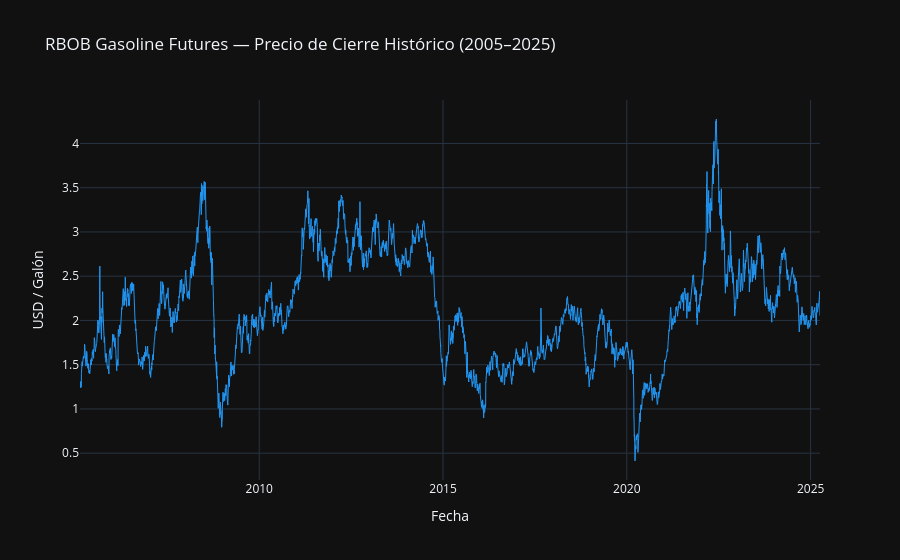
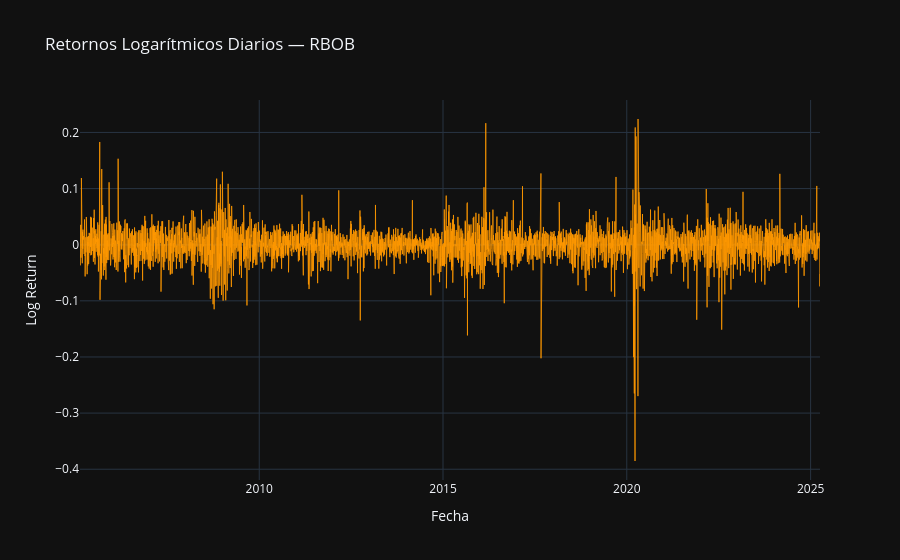
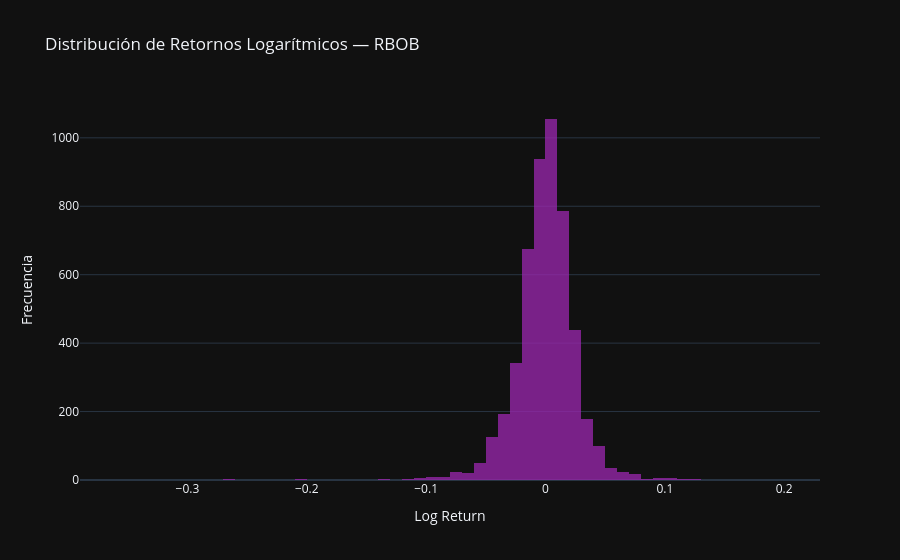
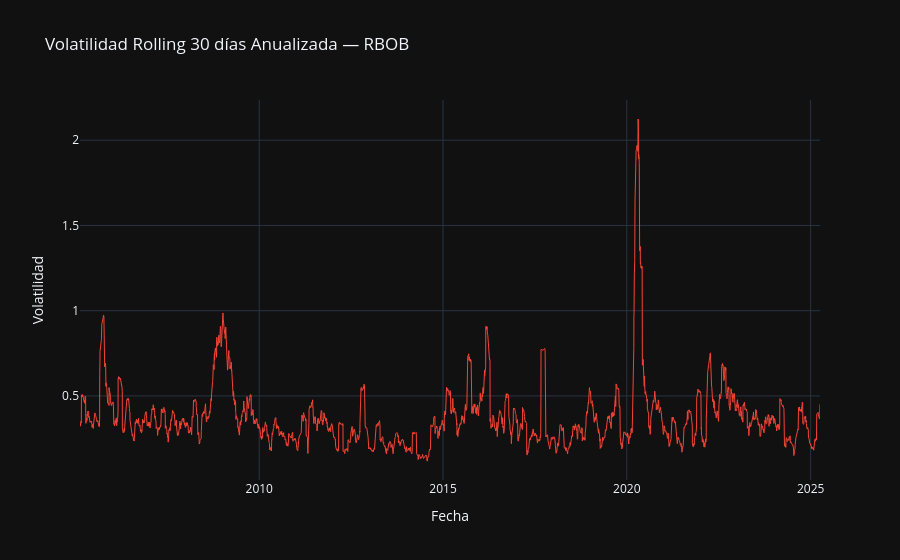

Source (notebook cell) for these figures, in order:
### Markdown cell above
**Interpretación de estadísticas descriptivas:**

- **Precio promedio histórico: $2.13/galón** con desviación estándar de $0.61, indicando alta dispersión. El rango va de **$0.41** (colapso COVID, abril 2020) a **$4.28** (crisis energética 2022), mostrando que la gasolina RBOB es extremadamente sensible a shocks externos.
- **Retorno diario promedio: +0.01%**, prácticamente cero — comportamiento esperado en series financieras eficientes. La desviación estándar de 2.7% diario es alta comparada con acciones de gran capitalización.
- **Mínimo de log_return: -38.5%** en un solo día, correspondiente al colapso de futuros energéticos durante COVID-19.
- **Volatilidad rolling promedio: 37.7% anualizada**, con picos de hasta 212% durante COVID, justificando el uso de GARCH para modelar volatilidad variable en el tiempo.

### 3.2 Visualizaciones

### Code cell
# Calcular retornos logarítmicos y volatilidad rolling
df_raw["log_return"] = np.log(df_raw["Close"] / df_raw["Close"].shift(1))
df_raw["vol_30"]     = df_raw["log_return"].rolling(30).std() * np.sqrt(252)
df_raw.dropna(inplace=True)

# ── Precio de cierre histórico ────────────────────────────
fig1 = go.Figure()
fig1.add_trace(go.Scatter(
    x=df_raw.index, y=df_raw["Close"],
    mode="lines", name="Close",
    line=dict(color="#2196F3", width=1)
))
fig1.update_layout(
    title="RBOB Gasoline Futures — Precio de Cierre Histórico (2005–2025)",
    xaxis_title="Fecha", yaxis_title="USD / Galón",
    template="plotly_dark", hovermode="x unified"
)
fig1.show()

# ── Retornos logarítmicos diarios ────────────────────────
fig2 = go.Figure()
fig2.add_trace(go.Scatter(
    x=df_raw.index, y=df_raw["log_return"],
    mode="lines", name="Log Return",
    line=dict(color="#FF9800", width=0.8)
))
fig2.update_layout(
    title="Retornos Logarítmicos Diarios — RBOB",
    xaxis_title="Fecha", yaxis_title="Log Return",
    template="plotly_dark", hovermode="x unified"
)
fig2.show()

# ── Distribución de retornos ──────────────────────────────
fig3 = go.Figure()
fig3.add_trace(go.Histogram(
    x=df_raw["log_return"], nbinsx=100,
    name="Log Returns", marker_color="#9C27B0", opacity=0.75
))
fig3.update_layout(
    title="Distribución de Retornos Logarítmicos — RBOB",
    xaxis_title="Log Return", yaxis_title="Frecuencia",
    template="plotly_dark"
)
fig3.show()

# ── Volatilidad rolling 30 días ───────────────────────────
fig4 = go.Figure()
fig4.add_trace(go.Scatter(
    x=df_raw.index, y=df_raw["vol_30"],
    mode="lines", name="Volatilidad Anualizada 30d",
    line=dict(color="#F44336", width=1)
))
fig4.update_layout(
    title="Volatilidad Rolling 30 días Anualizada — RBOB",
    xaxis_title="Fecha", yaxis_title="Volatilidad",
    template="plotly_dark", hovermode="x unified"
)
fig4.show()

# ── Volumen diario ────────────────────────────────────────
fig5 = go.Figure()
fig5.add_trace(go.Bar(
    x=df_raw.index, y=df_raw["Volume"],
    name="Volumen", marker_color="#4CAF50", opacity=0.6
))
fig5.update_layout(
    title="Volumen Diario — RBOB",
    xaxis_title="Fecha", yaxis_title="Contratos",
    template="plotly_dark"
)
fig5.show()

### Figure 1 — Plotly figure (JSON) as saved in the notebook; plotly's stock layout.template omitted (floating-point values rounded to 4 significant figures; data arrays with more than 128 entries replaced by an {"elided": "..."} marker saying what was removed)
{"data": [{"line": {"color": "#2196F3", "width": 1}, "mode": "lines", "name": "Close", "type": "scatter", "x": {"elided": "5068 str values"}, "y": {"elided": "5068 float values"}}], "layout": {"hovermode": "x unified", "title": {"text": "RBOB Gasoline Futures — Precio de Cierre Histórico (2005–2025)"}, "xaxis": {"title": {"text": "Fecha"}}, "yaxis": {"title": {"text": "USD / Galón"}}}}

### Figure 2 — Plotly figure (JSON) as saved in the notebook; plotly's stock layout.template omitted (floating-point values rounded to 4 significant figures; data arrays with more than 128 entries replaced by an {"elided": "..."} marker saying what was removed)
{"data": [{"line": {"color": "#FF9800", "width": 0.8}, "mode": "lines", "name": "Log Return", "type": "scatter", "x": {"elided": "5068 str values"}, "y": {"elided": "5068 float values"}}], "layout": {"hovermode": "x unified", "title": {"text": "Retornos Logarítmicos Diarios — RBOB"}, "xaxis": {"title": {"text": "Fecha"}}, "yaxis": {"title": {"text": "Log Return"}}}}

### Figure 3 — Plotly figure (JSON) as saved in the notebook; plotly's stock layout.template omitted (floating-point values rounded to 4 significant figures; data arrays with more than 128 entries replaced by an {"elided": "..."} marker saying what was removed)
{"data": [{"marker": {"color": "#9C27B0"}, "name": "Log Returns", "nbinsx": 100, "opacity": 0.75, "type": "histogram", "x": {"elided": "5068 float values"}}], "layout": {"title": {"text": "Distribución de Retornos Logarítmicos — RBOB"}, "xaxis": {"title": {"text": "Log Return"}}, "yaxis": {"title": {"text": "Frecuencia"}}}}

### Figure 4 — Plotly figure (JSON) as saved in the notebook; plotly's stock layout.template omitted (floating-point values rounded to 4 significant figures; data arrays with more than 128 entries replaced by an {"elided": "..."} marker saying what was removed)
{"data": [{"line": {"color": "#F44336", "width": 1}, "mode": "lines", "name": "Volatilidad Anualizada 30d", "type": "scatter", "x": {"elided": "5068 str values"}, "y": {"elided": "5068 float values"}}], "layout": {"hovermode": "x unified", "title": {"text": "Volatilidad Rolling 30 días Anualizada — RBOB"}, "xaxis": {"title": {"text": "Fecha"}}, "yaxis": {"title": {"text": "Volatilidad"}}}}
